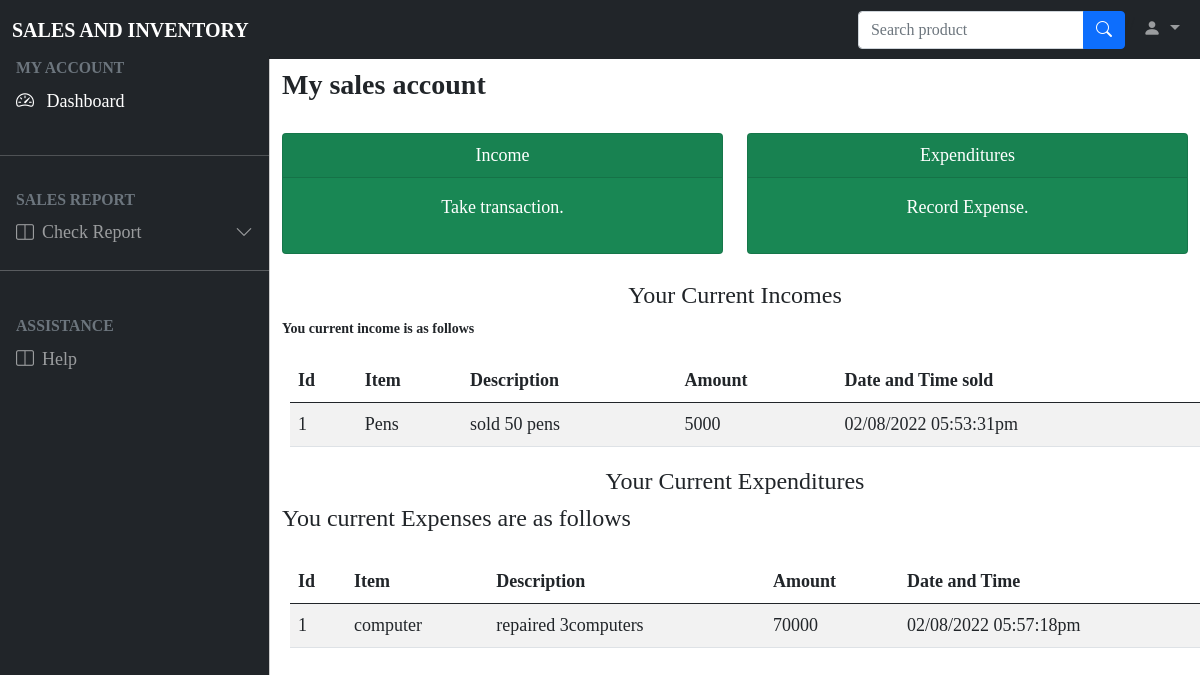
The app's page /deskoff.php (signed in), older data.
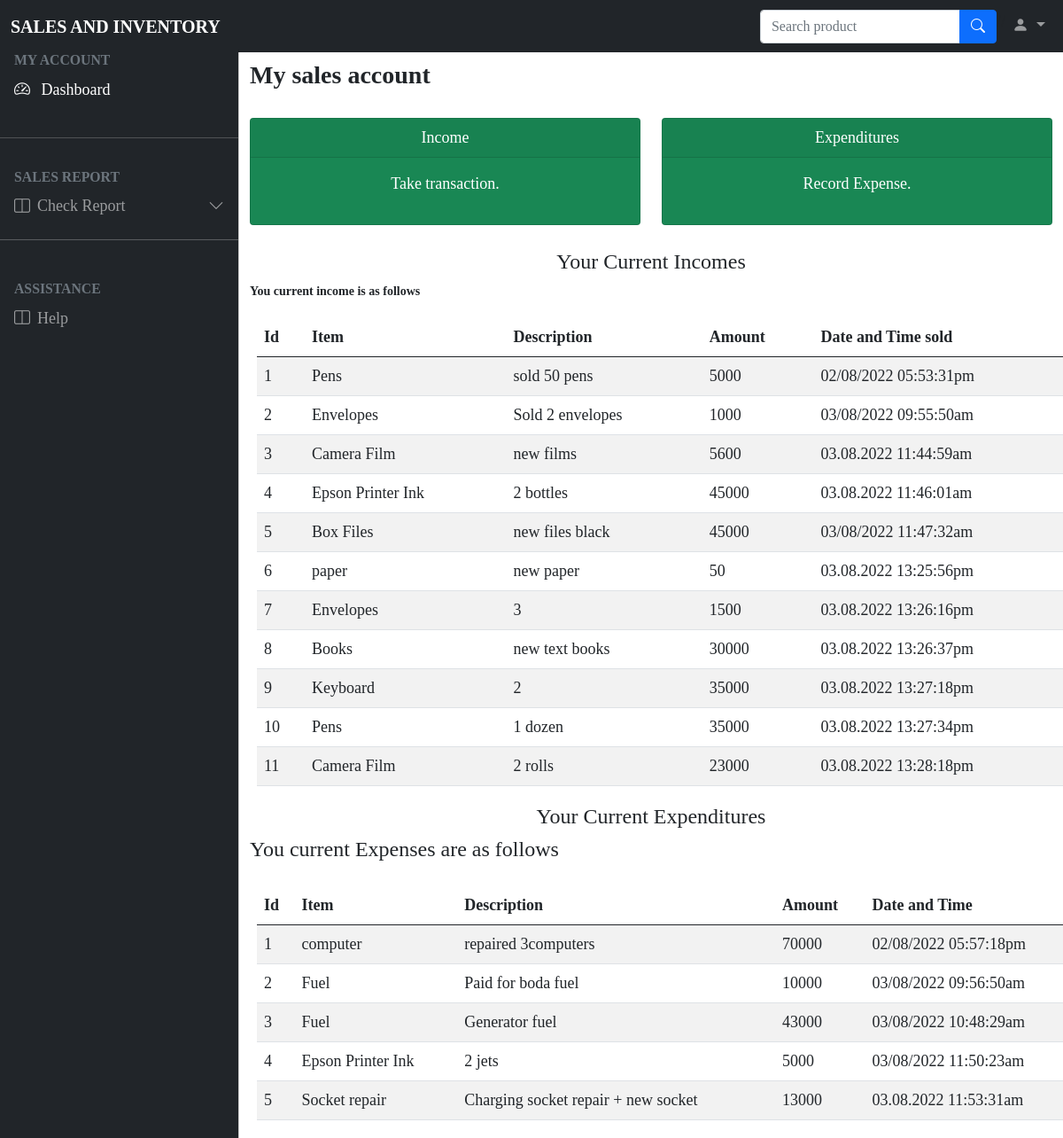
The same page, newer data.
### tables this page shows
CREATE TABLE `income` (
  `id` int(4) NOT NULL,
  `items` varchar(25) NOT NULL,
  `Descript` varchar(255) DEFAULT NULL,
  `Amount` int(10) NOT NULL,
  `ct` varchar(50) NOT NULL
);

CREATE TABLE `expenses` (
  `id` int(50) NOT NULL,
  `item` varchar(50) NOT NULL,
  `descri` varchar(250) NOT NULL,
  `amt` int(50) NOT NULL,
  `ct` varchar(50) NOT NULL
);

### deskoff.php (the view, shortened to what this page needs)
<!DOCTYPE html>
<html>
<head>
	<link rel="stylesheet" type="text/css" href="bootstrap-5.0.2-dist/css/bootstrap.min.css">
	<link rel="stylesheet" type="text/css" href="DataTables/datatables.min.css"/>
	<link rel="stylesheet" href="https://cdn.jsdelivr.net/npm/bootstrap-icons@1.8.3/font/bootstrap-icons.css">
	<link rel="stylesheet" type="text/css" href="bootstrap-5.0.2-dist/css/style.css">
	<link rel="stylesheet" type="text/css" href="DataTables/DataTables-1.12.1/css/dataTables.bootstrap5.min.css">
</head>
<body class="" style="font-family:cursive;font-size: large;">
	<nav class="navbar navbar-expand-lg navbar-dark bg-dark fixed-top">
	  <div class="container-fluid">
	    <a class="navbar-brand fw-bold text-uppercase me-auto" href="#">Sales and Inventory</a>
	    <div class="collapse navbar-collapse" id="navbarSupportedContent">
	      <form class="d-flex ms-auto" role="search">
	      	<div class="input-group my-3 my-lg-0">
	        	<input type="text" class="form-control" placeholder="Search product" aria-label="Recipient's username" aria-describedby="button-addon2">
			  	<button class="btn btn-primary" type="button" id="button-addon2"name="btn_search"><i class="bi bi-search"></i></button>
			</div>
	      </form>
	      <ul class="navbar-nav mb-2 mb-lg-0">
	      	<li class="nav-item dropdown">
	          <a class="nav-link dropdown-toggle" href="#" id="navbarDropdown" role="button" data-bs-toggle="dropdown" aria-expanded="false">
	            <i class="bi bi-person-fill"></i>
	          </a>
	        </li>
	      </ul>
	    </div>
	  </div>
	</nav>
	<div class="offcanvas offcanvas-start sidebar-nav bg-dark text-white" tabindex="-1" id="offcanvasExample" aria-labelledby="offcanvasExampleLabel">
	  <div class="offcanvas-body p-0">
	  	<nav class="navbar-dark">
	  		<ul class="navbar-nav">
	  			<li>
	  				<div class="text-muted small fw-bold text-uppercase px-3">My account
	  				</div>
	  			</li>
	  			<li>
	  				<a href="#" class="nav-link px-3 active">
	  				<span class="me-2">
	  					<i class="bi bi-speedometer2"></i>
	  				</span>
	  				<span>Dashboard</span>
	  				</a>
	  			</li>
	  			<li class="my-4">
	  				<hr class="dropdown-divider">
	  			</li>
	  			<li>
	  				<div class="text-muted small fw-bold text-uppercase px-3">Sales Report
	  				</div>
	  			</li>
	  			<li>
	  				<a class="nav-link px-3 sidebar-link" data-bs-toggle="collapse" href="#collapseExample" role="button" aria-expanded="false" aria-controls="collapseExample">
				    <span class="me-2">
	  					<i class="bi bi-layout-split"></i>
	  				</span>
	  				<span>Check Report</span>
	  				<span class="right-icon ms-auto"><i class="bi bi-chevron-down"></i></span>
				  	</a>
				</li><hr><br>
				<li>
	  				<div class="text-muted small fw-bold text-uppercase px-3">Assistance
	  				</div>
	  			</li>
				<li>
	  				<a class="nav-link px-3 sidebar-link"  href="#collapseExample" role="button" aria-expanded="false" aria-controls="collapseExample">
				    <span class="me-2">
	  					<i class="bi bi-layout-split"></i>
	  				</span>
	  				<span>Help</span>
				  	</a>
				</li><br>
	  		</ul>
	  	</nav>
	  </div>
	</div>
	<main class="mt-5 pt-3">
		<div class="container-fluid" id="container">
			<div class="row">
				<div class="col-md-12 fw-bold fs-3">My sales account</div>
			</div><br>
			<div class="row">
				<div class="col" >
					<div class="card text-white bg-success mb-3 h-100"  >
						<div class="card-header text-center" >Income</div>
						  <div class="card-body">
						    <p class="card-text text-center addit" id="addit">Take transaction.</p>
						  </div>
					</div>
				</div>
				<div class="col">
					<div class="card text-white bg-success mb-3 h-100" >
						<div class="card-header text-center">Expenditures</div>
						  <div class="card-body">
						    <p class="card-text text-center adde" id="adde">Record Expense.</p>
						  </div>
					</div>
				</div>
				<div>
			</div><br>
		</div>
		<div class="row">
				<table id="exampletable" class="table table-striped caption-top" style="margin: 20px;">
				  <h4 class="text-center">Your Current Incomes</h4>
				  <thead>
				    <tr>
				      <th scope="col">Id</th>
				      <th scope="col">Item</th>
				      <th scope="col">Description</th>
				      <th scope="col">Amount</th>
				      <th scope="col">Date and Time sold</th>
				    </tr>
				  </thead>
				  <tbody>
				    <?php
		            include("config.php");
		            $mydb ="SELECT * FROM  income";
		            $run=mysqli_query($dbconn,$mydb);
		            if(mysqli_num_rows($run) > 0){
		                echo "<div style='font-size:14px;'>"."<b>"."You current income is as  follows"."</b>"."<div>";
		            	$a =0;
		                while($row=mysqli_fetch_array($run)){
		                    $item=$row[1];
		                    $descri  =$row[2];
		                    $amt =$row[3];
		                    $ct=$row[4];
		                    $a+=1;
		                  echo '<tr>';
		                    echo'<td>' . $a.'</td>';
		                    echo'<td>' .$item.'</td>';
		                    echo'<td>' .$descri.'</td>';
		                    echo'<td>' .$amt.'</td>';
		                    echo'<td>' .$ct.'</td>';
		                  echo '</tr>';
		                }
		            }else{
		            echo "<h3 >You have not made sales yet</h3>";
		            }
		            ?>
				  </tbody>
				</table>
			</div>
		<div class="row">
				<table id="expensestable" class="table caption-top table-striped" style="margin: 20px;">
				  <h4 class="text-center">Your Current Expenditures</h4>
				  <thead>
				    <tr>
				      <th scope="col">Id</th>
				      <th scope="col">Item</th>
				      <th scope="col">Description</th>
				      <th scope="col">Amount</th>
				      <th scope="col">Date and Time</th>
				    </tr>
				  </thead>
				  <tbody>
				    <?php
		            include("config.php");
		            $mydb ="SELECT * FROM  expenses";
		            $run=mysqli_query($dbconn,$mydb);
		            if(mysqli_num_rows($run) > 0){
		                echo "<div style='font-size:14px;'>"."<h4>"."You current Expenses are as  follows"."</h4>"."<div>";
		            	$a =0;
		                while($row=mysqli_fetch_array($run)){
		                    $item=$row[1];
		                    $descri  =$row[2];
		                    $amt =$row[3];
		                    $ct=$row[4];
		                    $a+=1;
		                  echo '<tr>';
		                    echo'<td>' . $a.'</td>';
		                    echo'<td>' .$item.'</td>';
		                    echo'<td>' .$descri.'</td>';
		                    echo'<td>' .$amt.'</td>';
		                    echo'<td>' .$ct.'</td>';
		                  echo '</tr>';
		                }
		            }else{
		            echo "<h3 >You have not yet spent any income</h3>";
		            }
		            ?>
				  </tbody>
				</table>
			</div>
	</main>
</body>
</html>

### deskoff.php (style rules this page uses)
a { text-decoration: none; color: white; }

Row changes from the older to the newer data that the page shows:
added income: items "Envelopes", Descript "Sold 2 envelopes", Amount "1000", ct "03/08/2022 09:55:50am"
added income: items "Camera Film", Descript "new films", Amount "5600", ct "03.08.2022 11:44:59am"
added income: items "Epson Printer Ink", Descript "2 bottles", Amount "45000", ct "03.08.2022 11:46:01am"
added income: items "Box Files", Descript "new files black", Amount "45000", ct "03/08/2022 11:47:32am"
added income: items "paper", Descript "new paper", Amount "50", ct "03.08.2022 13:25:56pm"
added income: items "Envelopes", Descript "3", Amount "1500", ct "03.08.2022 13:26:16pm"
added income: items "Books", Descript "new text books", Amount "30000", ct "03.08.2022 13:26:37pm"
added income: items "Keyboard", Descript "2", Amount "35000", ct "03.08.2022 13:27:18pm"
added income: items "Pens", Descript "1 dozen", Amount "35000", ct "03.08.2022 13:27:34pm"
added income: items "Camera Film", Descript "2 rolls", Amount "23000", ct "03.08.2022 13:28:18pm"
added expenses: item "Fuel", descri "Paid for boda fuel", amt "10000", ct "03/08/2022 09:56:50am"
added expenses: item "Fuel", descri "Generator fuel", amt "43000", ct "03/08/2022 10:48:29am"
added expenses: item "Epson Printer Ink", descri "2 jets", amt "5000", ct "03/08/2022 11:50:23am"
added expenses: item "Socket repair", descri "Charging socket repair + new socket", amt "13000", ct "03.08.2022 11:53:31am"
